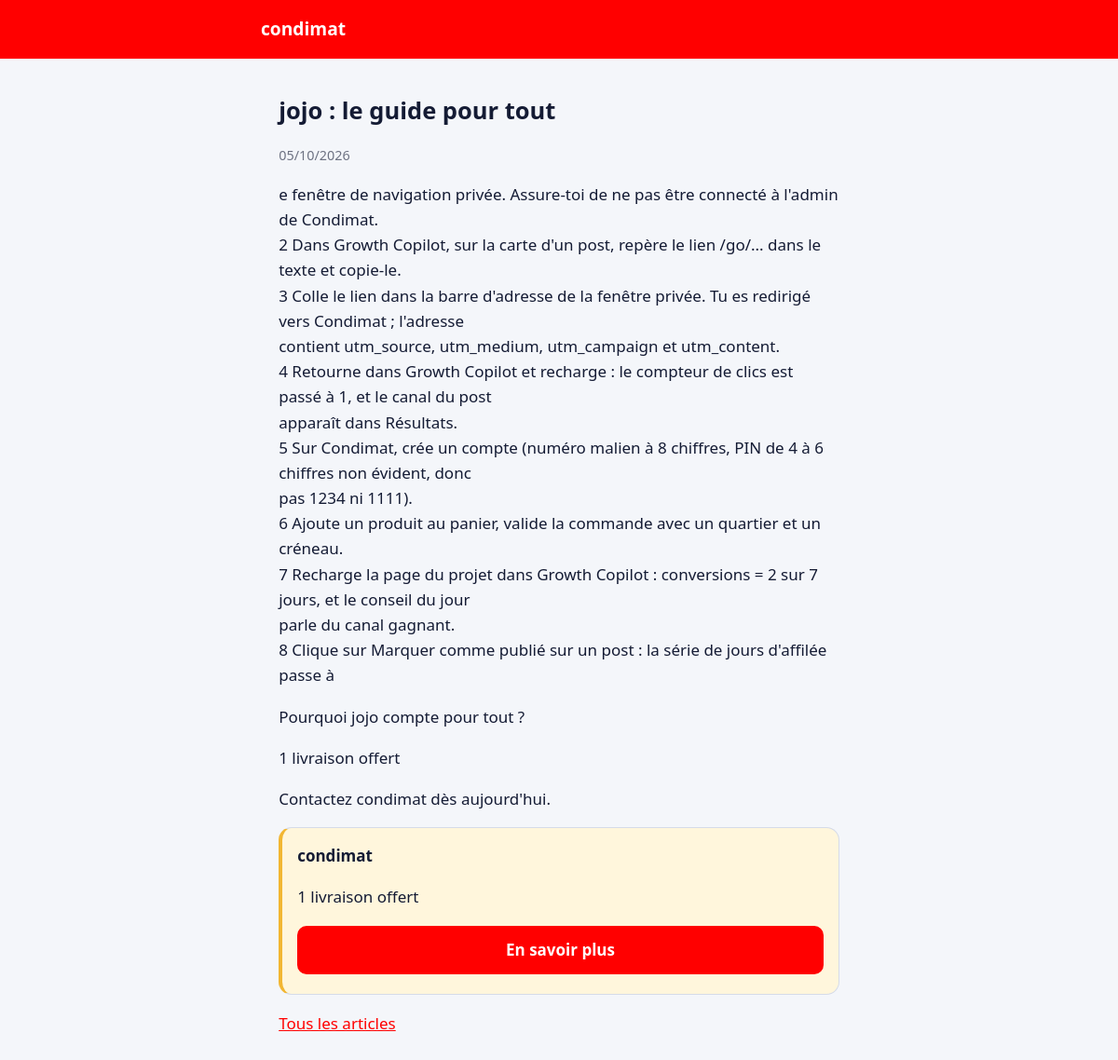
The page /blog/1/jojo-le-guide-pour-tout-1/ on the database its author committed.
### core/models.py (models this page shows, shortened)
class Project(models.Model):
    name = models.CharField("Nom du projet", max_length=80)
    description = models.TextField("Ce que fait le produit")
    audience = models.CharField("Cible", max_length=200)
    offer = models.CharField("Offre / promesse", max_length=200, blank=True)
    tone = models.CharField("Ton", max_length=80, default="chaleureux et direct")
    url = models.URLField("Lien de destination (site, WhatsApp, Telegram…)")
    channels = models.CharField("Canaux (séparés par des virgules)", max_length=120,
                                default="whatsapp,facebook,tiktok,telegram")
    monthly_cost = models.PositiveIntegerField("Coût mensuel de ta communication en FCFA (publicité, data, temps payé)", default=0)
    blog_per_week = models.PositiveSmallIntegerField("Rythme du blog automatique", default=0,
        choices=[(0, "Désactivé"), (1, "1 article par semaine"), (2, "2 par semaine"), (3, "3 par semaine"), (5, "5 par semaine"), (7, "1 article par jour")])
    blog_topics = models.TextField("Sujets à traiter (un par ligne)", blank=True)
    color = models.CharField("Couleur de marque", max_length=7, default="#2b3fa0")
    whatsapp = models.CharField("Numéro WhatsApp (avec indicatif, ex. 22370000000)", max_length=20, blank=True)
    token = models.CharField(max_length=32, default=new_token, editable=False)

class Article(models.Model):
    project = models.ForeignKey(Project, on_delete=models.CASCADE)
    title = models.CharField("Titre", max_length=150)
    slug = models.SlugField(max_length=90, blank=True)
    keywords = models.CharField("Mots-clés (séparés par des virgules)", max_length=200, blank=True)
    body = models.TextField("Texte (une ligne vide entre les paragraphes)")
    published = models.BooleanField("Publié sur le blog", default=False)
    topic = models.CharField(max_length=150, blank=True)
    publish_at = models.DateTimeField(null=True, blank=True)
    created = models.DateTimeField(auto_now_add=True)
    class Meta:
        ordering = ["-created"]

### core/views_growth.py (the view)
# urls.py: path("blog/<int:pid>/<slug:slug>/", g.blog_article, name="blog_article"),
def blog_article(request, pid, slug):
    a = get_object_or_404(Article, project_id=pid, slug=slug, published=True)
    desc = re.sub(r"\s+", " ", a.body).strip()[:155]
    return render(request, "article.html", {"p": a.project, "a": a, "desc": desc,
                  "canonical": _base(request) + reverse("blog_article", args=[pid, slug]), "landing": reverse("landing", args=[pid])})

### core/conf.py (called while the page is built)
def conf(name, default=""):
    from .models import Setting
    try:
        s = Setting.objects.filter(key=name).first()
    except Exception:
        s = None
    return s.value if s and s.value else os.environ.get(name, default)

### core/views_growth.py (called while the page is built)
def _base(request):
    return conf("BASE_URL", "").rstrip("/") or request.build_absolute_uri("/").rstrip("/")

### core/templates/article.html (shortened to what this page needs)
{% extends "base_public.html" %}
{% block body %}<article><h1>{{ a.title }}</h1><p style="opacity:.6;font-size:.9rem">{{ a.created|date:"d/m/Y" }}</p>{{ a.body|linebreaks }}</article>
<div class="card promo"><b>{{ p.name }}</b><p>{{ p.offer|default:p.description }}</p><a class="btn" href="{{ landing }}">En savoir plus</a></div>
<p><a href="{% url 'blog_index' p.pk %}">Tous les articles</a></p>{% endblock %}

### core/templates/base_public.html (shortened to what this page needs)
<!doctype html><html lang="fr"><head><meta charset="utf-8"><meta name="viewport" content="width=device-width,initial-scale=1">
{% block head %}{% endblock %}</head><body><header><a href="{% url 'landing' p.pk %}">{{ p.name }}</a></header><main>{% block body %}{% endblock %}</main></body></html>

### rows shown on the page
Project: name "condimat", offer "1 livraison offert"
Article: title "jojo : le guide pour tout", created "05/10/2026", body "e fenêtre de navigation privée. Assure-toi de ne pas être connecté à l'admin de Condimat. 2 Dans Growth Copilot, sur la carte d'un post, repère le lien /go/... dans le texte et copie-le. 3 Colle le lien dans la barre d'adresse de la fenêtre privée. Tu es redirigé vers Condimat ; l'adresse contient utm_source, utm_medium, utm_campaign et utm_content. 4 Retourne dans Growth Copilot et recharge : le compteur de clics est passé à 1, et le canal du post apparaît dans Résultats. 5 Sur Condimat, crée un compte (numéro malien à 8 chiffres, PIN de 4 à 6 chiffres non évident, donc pas 1234 ni 1111). 6 Ajoute un produit au panier, valide la commande avec un quartier et un créneau. 7 Recharge la page…"
